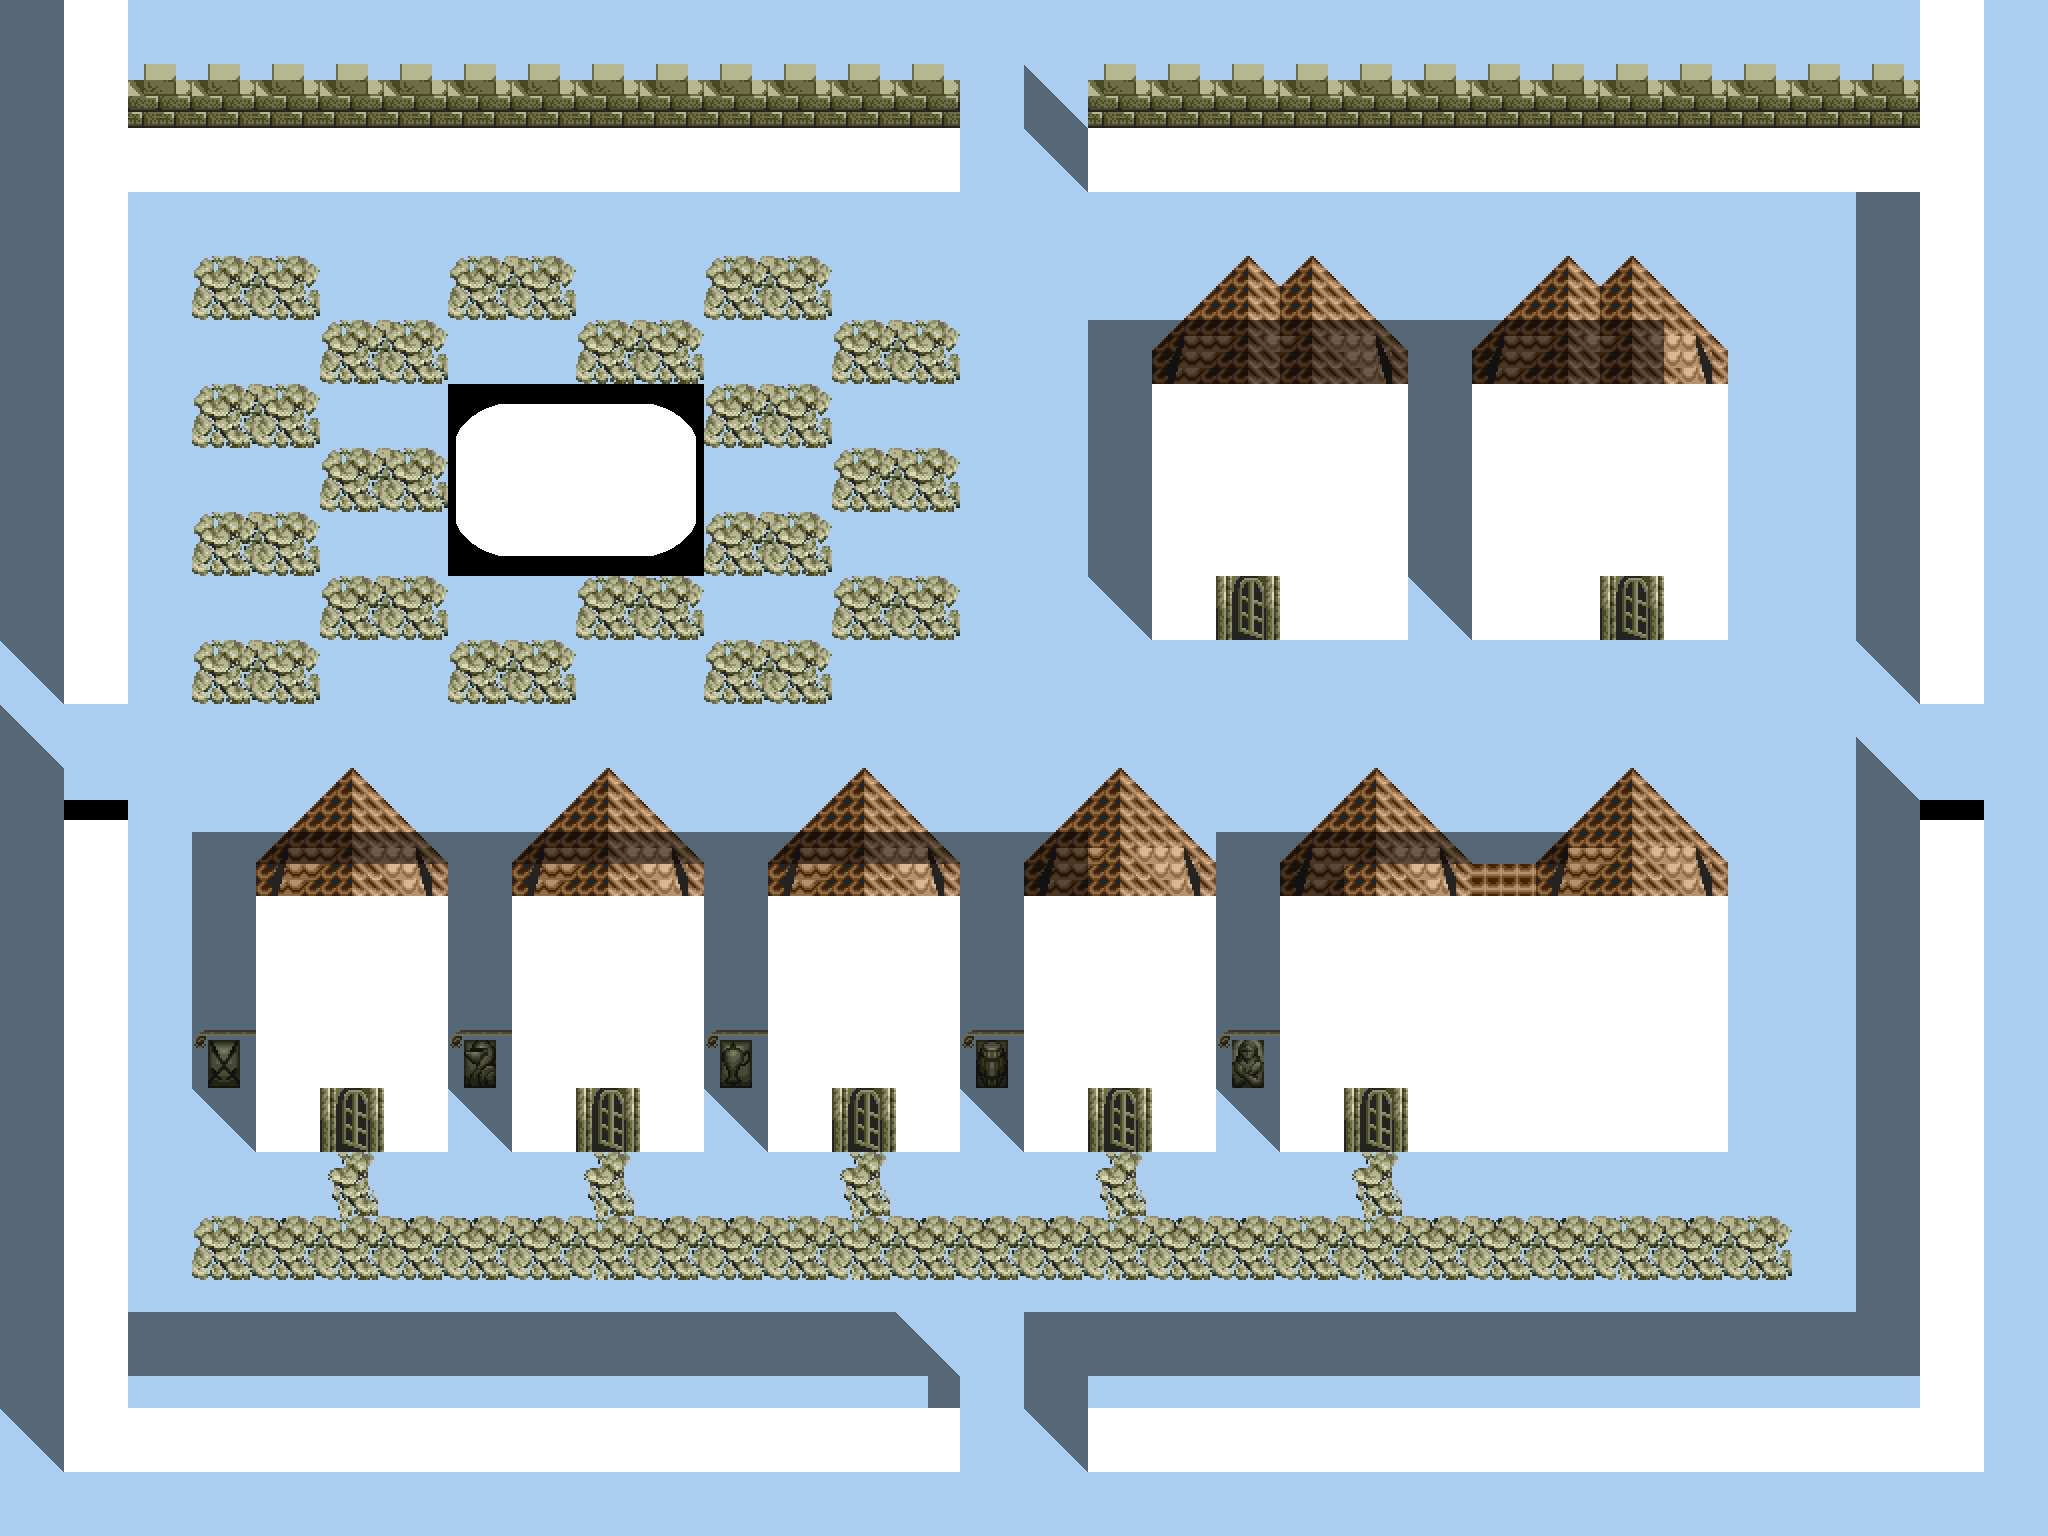

Rendered tile map (Tiled .tmx) drawn with the repository's tilesets; below, a short description and the map source with its tile grids summarised:
An orthogonal 64x48 tile map with 32x32 px tiles, 4 tile layers (layer_0, layer_1, layer_2, collisions), 1 hidden layer not drawn, 2 tilesets.

<map version="1.4" tiledversion="1.4.3" orientation="orthogonal" renderorder="right-down" width="64" height="48" tilewidth="32" tileheight="32" infinite="0" nextlayerid="6" nextobjectid="1">
 <properties>
  <property name="ground_layer" value="1" />
 </properties>
 <tileset firstgid="1" name="tiles-9FA44" tilewidth="32" tileheight="32" tilecount="1024" columns="32">
  <image source="tiles-9FA44.bmp" trans="abcdef" width="1024" height="1024" />
 </tileset>
 <tileset firstgid="1025" name="collisions" tilewidth="32" tileheight="32" tilecount="1024" columns="32">
  <image source="collisions.bmp" width="1024" height="1024" />
 </tileset>
 <layer id="1" name="layer_0" width="64" height="48">
  <data>[3072 cells, 3072 non-empty, 50 distinct tile ids]</data>
 </layer>
 <layer id="2" name="layer_1" width="64" height="48">
  <data>[3072 cells, 3072 non-empty, 196 distinct tile ids]</data>
 </layer>
 <layer id="5" name="layer_2" width="64" height="48" opacity="0.5">
  <data>[3072 cells, 495 non-empty, 8 distinct tile ids]</data>
 </layer>
 <layer id="3" name="layer_3" width="64" height="48" visible="0">
  <data>[3072 cells, 2052 non-empty, 96 distinct tile ids]</data>
 </layer>
 <layer id="4" name="collisions" width="64" height="48">
  <data>[3072 cells, 832 non-empty, 21 distinct tile ids]</data>
 </layer>
</map>